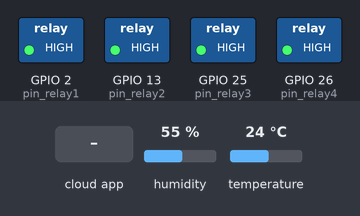
Bench run of a sketch on a simulated ESP32. On the bench: switched loads named in the sketch (green lamp = pin HIGH). Inputs (shaded band) come from the test bench; at power-on: humidity 55 %, temperature 24 °C. WiFi joins after 1.5 s; servers stay silent unless stated; no MQTT or app messages arrive unless stated.

Above: at 2.7 s.
2.8 s: the phone or cloud app sets kontrol-relay to ON1
At 3.5 s:
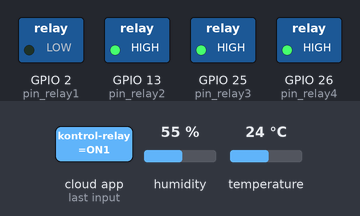
4.3 s: the phone or cloud app sets kontrol-relay-2 to ON2
At 5.0 s:
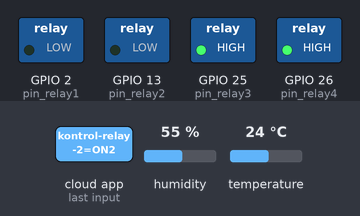
5.8 s: the phone or cloud app sets kontrol-relay-3 to ON3
At 6.9 s:
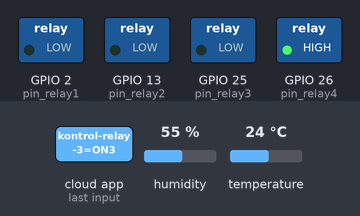
7.3 s: the phone or cloud app sets kontrol-relay to OFF1
At 8.4 s:
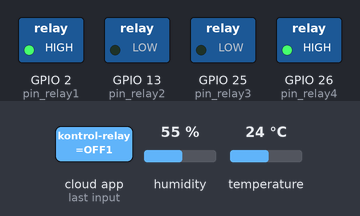
8.8 s: the phone or cloud app sets kontrol-relay-2 to OFF2
At 9.2 s:
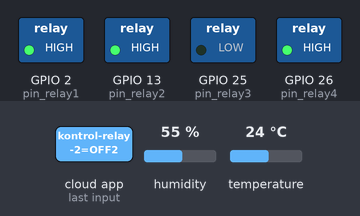
10.3 s: the phone or cloud app sets kontrol-relay to ON1
At 10.7 s:
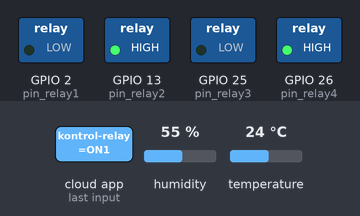
Timing chart, 0 to 12.8 s (numbered marks = the images above; inputs shaded):
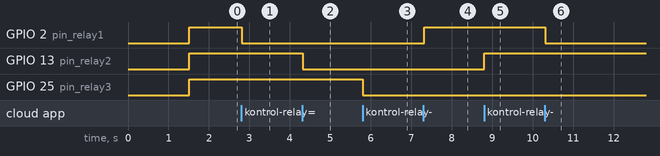

Measured:
- after the input at 2.8 s, GPIO 2 (pin_relay1): HIGH → LOW at once
- after the input at 4.3 s, GPIO 13 (pin_relay2): HIGH → LOW at once
- after the input at 5.8 s, GPIO 25 (pin_relay3): HIGH → LOW at once
- after the input at 7.3 s, GPIO 2 (pin_relay1): LOW → HIGH at once
- after the input at 8.8 s, GPIO 13 (pin_relay2): LOW → HIGH at once
- after the input at 10.3 s, GPIO 2 (pin_relay1): HIGH → LOW at once

The sketch:

esp32_adafruit.io_ifttt.ino
```cpp
#include <WiFi.h>
#include "Adafruit_MQTT.h"
#include "Adafruit_MQTT_Client.h"
#include <SimpleDHT.h>

#define WLAN_SSID       "DigitakHQ"
#define WLAN_PASS       "P4stiBis4"

#define AIO_SERVER      "io.adafruit.com"
#define AIO_SERVERPORT  1883                   // use 8883 for SSL
#define IO_USERNAME  "akbarpramono"
#define IO_KEY       "aio_GSCV968Cy9ZsMITcSPi1dVA8mTv2"


WiFiClient client;
// or... use WiFiFlientSecure for SSL
//WiFiClientSecure client;

Adafruit_MQTT_Client mqtt(&client, AIO_SERVER, AIO_SERVERPORT, IO_USERNAME, IO_KEY);
Adafruit_MQTT_Publish photocell = Adafruit_MQTT_Publish(&mqtt, IO_USERNAME "/feeds/photocell");

Adafruit_MQTT_Subscribe Kontroll_Relay = Adafruit_MQTT_Subscribe(&mqtt, IO_USERNAME "/feeds/kontrol-relay");
Adafruit_MQTT_Subscribe Kontroll_Relay2 = Adafruit_MQTT_Subscribe(&mqtt, IO_USERNAME "/feeds/kontrol-relay-2");
Adafruit_MQTT_Subscribe Kontroll_Relay3 = Adafruit_MQTT_Subscribe(&mqtt, IO_USERNAME "/feeds/kontrol-relay-3");
Adafruit_MQTT_Subscribe Kontroll_Relay4 = Adafruit_MQTT_Subscribe(&mqtt, IO_USERNAME "/feeds/kontrol-relay-4");
Adafruit_MQTT_Publish Kontroll_Temp = Adafruit_MQTT_Publish(&mqtt, IO_USERNAME "/feeds/suhu");
Adafruit_MQTT_Publish Kontroll_Temp2 = Adafruit_MQTT_Publish(&mqtt, IO_USERNAME "/feeds/welcome-feed");

void MQTT_connect();

#define pin_relay1 2
#define pin_relay2 13
#define pin_relay3 25
#define pin_relay4 26
int pinDHT11 = 14;    // Connect your DHT22 data pin here!
SimpleDHT11 dht11(pinDHT11);
byte hum = 0;  //Stores humidity value
byte temp = 0; //Stores temperature value


String Data;

void setup() {
  Serial.begin(115200);
  delay(10);

  //dht.begin();
//  Serial.println(F("Kontrol Relay Google Assistant"));

  // Connect to WiFi access point.
//  Serial.println(); Serial.println();
//  Serial.print("Connecting to ");
//  Serial.println(WLAN_SSID);

  WiFi.begin(WLAN_SSID, WLAN_PASS);
  while (WiFi.status() != WL_CONNECTED) {
    delay(500);
//    Serial.print(".");
  }
//  Serial.println();

//  Serial.println("WiFi connected");
//  Serial.println("IP address: "); Serial.println(WiFi.localIP());

  // Setup MQTT subscription for onoff feed.
  mqtt.subscribe(&Kontroll_Relay);
  pinMode (pin_relay1, OUTPUT);
  digitalWrite (pin_relay1, 1);

  mqtt.subscribe(&Kontroll_Relay2);
  pinMode (pin_relay2, OUTPUT);
  digitalWrite (pin_relay2, 1);

  mqtt.subscribe(&Kontroll_Relay3);
  pinMode (pin_relay3, OUTPUT);
  digitalWrite (pin_relay3, 1);

  mqtt.subscribe(&Kontroll_Relay4);
  pinMode (pin_relay4, OUTPUT);
  digitalWrite (pin_relay4, 1);

  connect();

//  mqtt.publish(&Kontroll_Temp);
//  pinMode (pin_Temp, OUTPUT);
//  digitalWrite (pin_Temp, 1);
//
//  mqtt.publish(&Kontroll_Temp2);
//  pinMode (pin_Temp, OUTPUT);
//  digitalWrite (pin_Temp, 1);
}

uint32_t x=0;
void connect()
{
//  Serial.print(F("Connecting to Adafruit IO... "));
  int8_t ret;
  while ((ret = mqtt.connect()) != 0)
  {
    switch (ret)
    {
//      case 1: Serial.println(F("Wrong protocol")); break;
//      case 2: Serial.println(F("ID rejected")); break;
//      case 3: Serial.println(F("Server unavail")); break;
//      case 4: Serial.println(F("Bad user/pass")); break;
//      case 5: Serial.println(F("Not authed")); break;
//      case 6: Serial.println(F("Failed to subscribe")); break;
//      default: Serial.println(F("Connection failed")); break;
    }

    if(ret >= 0)
      mqtt.disconnect();

//    Serial.println(F("Retrying connection..."));
    delay(10000);
  }
//  Serial.println(F("Adafruit IO Connected!"));
}
void loop() {
   MQTT_connect();

  // this is our 'wait for incoming subscription packets' busy subloop
  // try to spend your time here

  Adafruit_MQTT_Subscribe *subscription;
  while ((subscription = mqtt.readSubscription(2000)))
  {
    if (subscription == &Kontroll_Relay) {
      Data = (char *)Kontroll_Relay.lastread;
//      Serial.println(Data);
      if (Data == "OFF1"){
        digitalWrite (pin_relay1, 1);
      }
      else if (Data == "ON1"){
        digitalWrite(pin_relay1, 0);
      }
    }
    if (subscription == &Kontroll_Relay2) {
      Data = (char *)Kontroll_Relay2.lastread;
//      Serial.println(Data);
      if (Data == "OFF2"){
        digitalWrite (pin_relay2, 1);
      }
      else if (Data == "ON2"){
        digitalWrite(pin_relay2, 0);
      }
    }
    if (subscription == &Kontroll_Relay3) {
      Data = (char *)Kontroll_Relay3.lastread;
//      Serial.println(Data);
      if (Data == "OFF3"){
        digitalWrite (pin_relay3, 1);
      }
      else if (Data == "ON3"){
        digitalWrite(pin_relay3, 0);
      }
    }
    if (subscription == &Kontroll_Relay4) {
      Data = (char *)Kontroll_Relay4.lastread;
//      Serial.println(Data);
      if (Data == "OFF4"){
        digitalWrite (pin_relay4, 1);
      }
      else if (Data == "ON4"){
        digitalWrite(pin_relay4, 0);
      }
    }
  }

    dht11.read(&temp, &hum, NULL);
//    Serial.print((int)temp); Serial.print(" *C, ");
//    Serial.print((int)hum); Serial.println(" H");
    delay(5000);

    if (! Kontroll_Temp.publish(temp)) {               //Publish Temperature data to Adafruit
//      Serial.println(F("Failed"));
    }
       if (! Kontroll_Temp2.publish(hum)) {               //Publish Humidity data to Adafruit
//      Serial.println(F("Failed"));
    }
}

// Function to connect and reconnect as necessary to the MQTT server.
// Should be called in the loop function and it will take care if connecting.
void MQTT_connect() {
  int8_t ret;

  // Stop if already connected.
  if (mqtt.connected()) {
    return;
  }

//  Serial.print("Connecting to MQTT... ");

  uint8_t retries = 3;
  while ((ret = mqtt.connect()) != 0) { // connect will return 0 for connected
//       Serial.println(mqtt.connectErrorString(ret));
//       Serial.println("Retrying MQTT connection in 5 seconds...");
       mqtt.disconnect();
       delay(5000);  // wait 5 seconds
       retries--;
       if (retries == 0) {
         // basically die and wait for WDT to reset me
         while (1);
       }
  }
//  Serial.println("MQTT Connected!");
}
```
